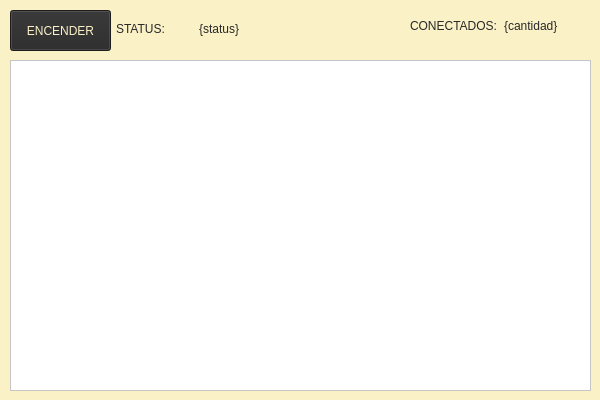
<?xml version="1.0" encoding="UTF-8"?>
<ui version="4.0">
 <class>ServerForm</class>
 <widget class="QWidget" name="ServerForm">
  <property name="geometry">
   <rect>
    <x>0</x>
    <y>0</y>
    <width>600</width>
    <height>400</height>
   </rect>
  </property>
  <property name="minimumSize">
   <size>
    <width>600</width>
    <height>400</height>
   </size>
  </property>
  <property name="maximumSize">
   <size>
    <width>600</width>
    <height>400</height>
   </size>
  </property>
  <property name="windowTitle">
   <string>Form</string>
  </property>
  <property name="styleSheet">
   <string notr="true">background-color: #fbf1c7</string>
  </property>
  <widget class="QTextEdit" name="server_console">
   <property name="geometry">
    <rect>
     <x>10</x>
     <y>60</y>
     <width>581</width>
     <height>331</height>
    </rect>
   </property>
   <property name="font">
    <font>
     <family>Sans</family>
    </font>
   </property>
   <property name="styleSheet">
    <string notr="true">background-color: #ffffff; color: #282828;</string>
   </property>
   <property name="readOnly">
    <bool>true</bool>
   </property>
  </widget>
  <widget class="QPushButton" name="server_button">
   <property name="geometry">
    <rect>
     <x>10</x>
     <y>10</y>
     <width>101</width>
     <height>41</height>
    </rect>
   </property>
   <property name="styleSheet">
    <string notr="true">background-color: #282828; color: #fbf1c7;</string>
   </property>
   <property name="text">
    <string>ENCENDER</string>
   </property>
  </widget>
  <widget class="QWidget" name="horizontalLayoutWidget">
   <property name="geometry">
    <rect>
     <x>116</x>
     <y>13</y>
     <width>160</width>
     <height>31</height>
    </rect>
   </property>
   <layout class="QHBoxLayout" name="horizontalLayout">
    <item>
     <widget class="QLabel" name="label">
      <property name="styleSheet">
       <string notr="true">color: #282828;</string>
      </property>
      <property name="text">
       <string>STATUS:</string>
      </property>
     </widget>
    </item>
    <item>
     <widget class="QLabel" name="status_label">
      <property name="styleSheet">
       <string notr="true">color: #282828</string>
      </property>
      <property name="text">
       <string>{status}</string>
      </property>
     </widget>
    </item>
   </layout>
  </widget>
  <widget class="QWidget" name="horizontalLayoutWidget_2">
   <property name="geometry">
    <rect>
     <x>410</x>
     <y>10</y>
     <width>178</width>
     <height>31</height>
    </rect>
   </property>
   <layout class="QHBoxLayout" name="horizontalLayout_2">
    <item>
     <widget class="QLabel" name="label_3">
      <property name="styleSheet">
       <string notr="true">color: #282828;</string>
      </property>
      <property name="text">
       <string>CONECTADOS:</string>
      </property>
     </widget>
    </item>
    <item>
     <widget class="QLabel" name="connected_label">
      <property name="styleSheet">
       <string notr="true">color: #282828</string>
      </property>
      <property name="text">
       <string>{cantidad}</string>
      </property>
     </widget>
    </item>
   </layout>
  </widget>
 </widget>
 <resources/>
 <connections/>
</ui>
